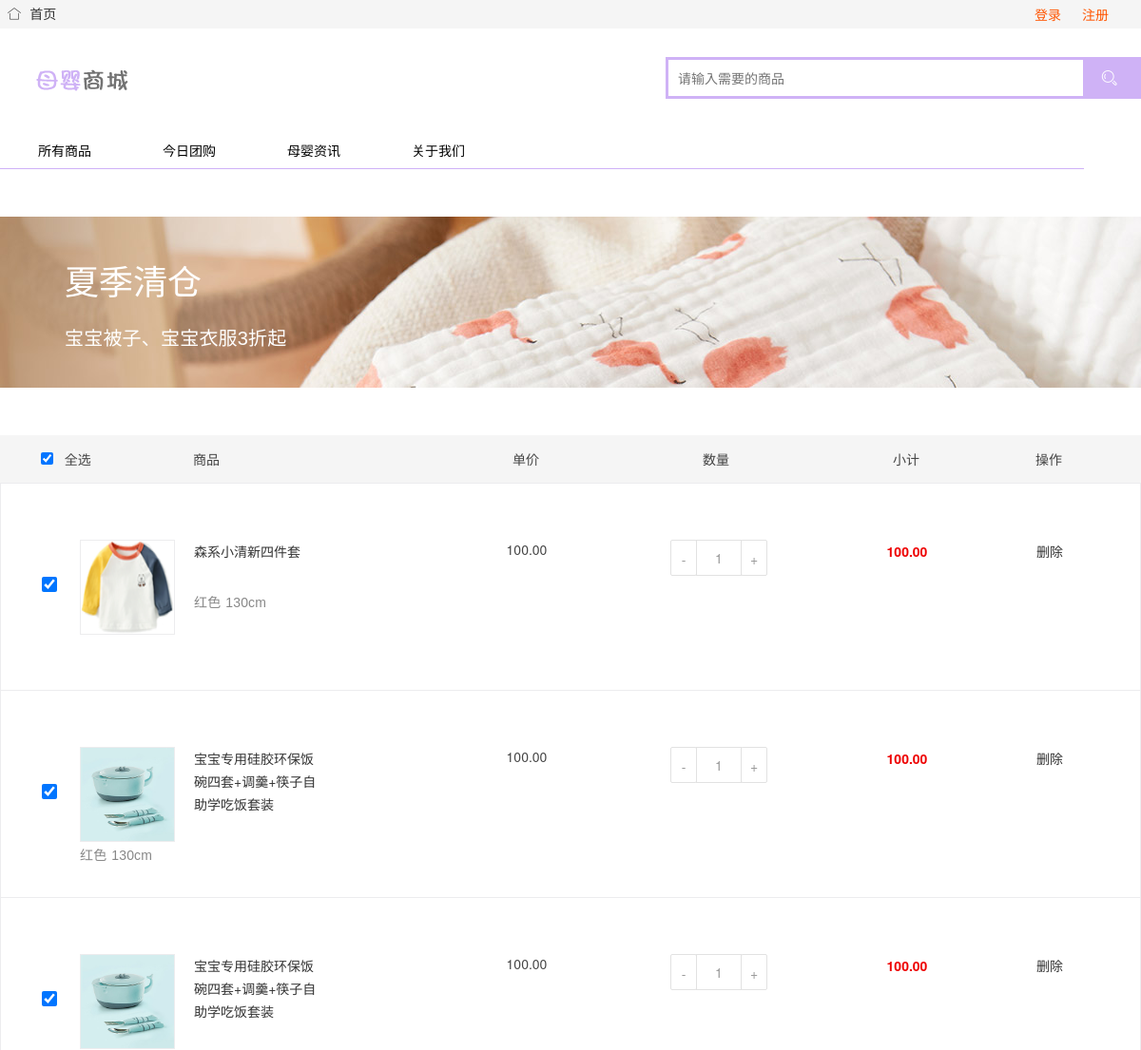
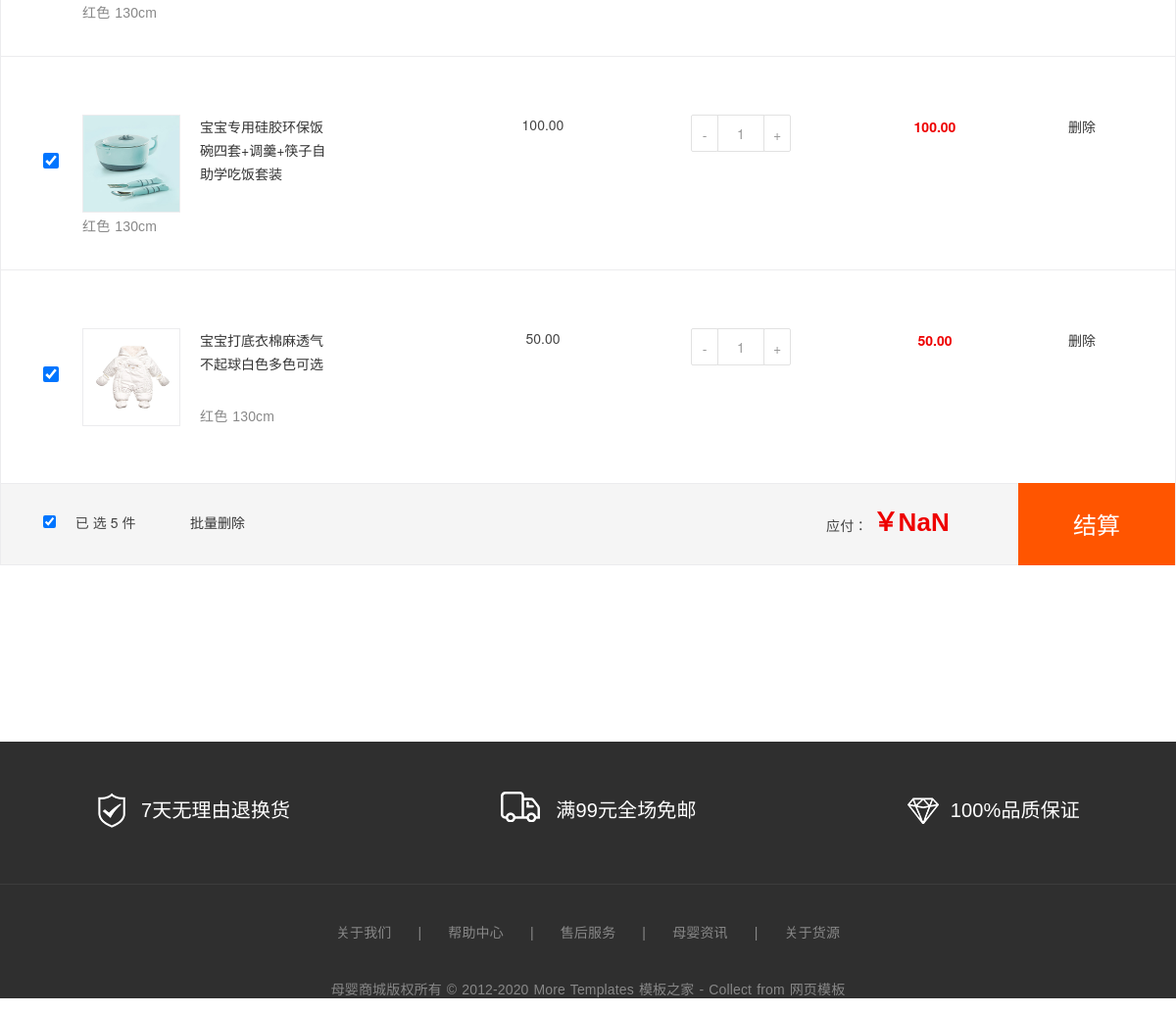
Screenshot of /shopcart/3/ with the database file from the repository (2 pictures, top to bottom).
### babymall/models.py (models this page shows, shortened)
class Shop(models.Model):
    img = models.ImageField(upload_to='img', verbose_name='商品图')
    title = models.CharField(max_length=50, verbose_name='标题')
    color = models.CharField(max_length=20, verbose_name='颜色')
    num = models.IntegerField(default=1, verbose_name='购买数量')
    price = models.SmallIntegerField(verbose_name='单价')
    subtotal = models.SmallIntegerField(verbose_name='小计')
    user_id = models.ForeignKey(MyUser, on_delete=models.CASCADE)
    class Meta():
        verbose_name = '购物车'
        verbose_name_plural = verbose_name

### babymall/views.py (the view)
# urls.py: url(r'^shopcart/(\d+)/$', views.shopcart, name='shopcart'),
def shopcart(request, sid):
    print('**********', sid)
    user = MyUser.objects.get(pk=sid)
    return render(request, 'shopcart.html', locals())

### templates/shopcart.html (shortened to what this page needs)
{% extends 'base.html' %}
{% block body %}
<div class="banner-bg w1200">
      <h3>夏季清仓</h3>
      <p>宝宝被子、宝宝衣服3折起</p>
    </div>
<div class="cart w1200">
      <div class="cart-table-th">
        <div class="th th-chk">
          <div class="select-all">
            <div class="cart-checkbox">
              <input class="check-all check" id="allCheckked" type="checkbox" value="true">
            </div>
          <label>&nbsp;&nbsp;全选</label>
          </div>
        </div>
        <div class="th th-item">
          <div class="th-inner">
            商品
          </div>
        </div>
        <div class="th th-price">
          <div class="th-inner">
            单价
          </div>
        </div>
        <div class="th th-amount">
          <div class="th-inner">
            数量
          </div>
        </div>
        <div class="th th-sum">
          <div class="th-inner">
            小计
          </div>
        </div>
        <div class="th th-op">
          <div class="th-inner">
            操作
          </div>
        </div>
      </div>
      <div class="OrderList">
        <div class="order-content" id="list-cont">
            {% for s in user.shop_set.all %}
                <ul class="item-content layui-clear">
                    <li class="th th-chk">
                      <div class="select-all">
                        <div class="cart-checkbox">
                          <input class="CheckBoxShop check" id="" type="checkbox" num="all" name="select-all" value="true">
                        </div>
                      </div>
                    </li>
                    <li class="th th-item">
                      <div class="item-cont">
                        <a href="javascript:"><img src="/static/{{ s.img }}" style="height: 98px; width: 98px" alt=""></a>
                        <div class="text">
                          <div class="title">{{ s.title }}</div>
                          <p><span>{{ s.color }}</span>  <span>130</span>cm</p>
                        </div>
                      </div>
                    </li>
                    <li class="th th-price">
                      <span class="th-su">{{ s.price }}.00</span>
                    </li>
                    <li class="th th-amount">
                      <div class="box-btn layui-clear">
                        <div class="less layui-btn">-</div>
                        <input class="Quantity-input" type="text" name="" value="{{ s.num }}" disabled="disabled">
                        <div class="add layui-btn">+</div>
                      </div>
                    </li>
                    <li class="th th-sum">
                      <span class="sum">{{ s.subtotal }}.00</span>
                    </li>
                    <li class="th th-op">
                        <a href="{% url 'babymall:deleone' s.id %}"><span class="dele-btn">删除</span></a>
                    </li>
                  </ul>
            {% endfor %}
        </div>
      </div>
      <div class="FloatBarHolder layui-clear">
        <div class="th th-chk">
          <div class="select-all">
            <div class="cart-checkbox">
              <input class="check-all check" id="" name="select-all" type="checkbox"  value="true">
            </div>
            <label>&nbsp;&nbsp;已选<span class="Selected-pieces">0</span>件</label>
          </div>
        </div>
        <div class="th batch-deletion">
            <a href="{% url 'babymall:deleall' %}"><span class="batch-dele-btn">批量删除</span></a>
        </div>
        <div class="th Settlement">
          <button class="layui-btn">结算</button>
        </div>
        <div class="th total">
          <p>应付：<span class="pieces-total">0</span></p>
        </div>
      </div>
    </div>
{% endblock %}

### static/css/custom.css (style rules this page uses)
* { outline: none; }
h1, h2, h3, h4, h5, h6 { margin-top: 0; }
a { color: #333; }
body { color: #444; font-family: 'Lato', sans-serif; }
p { font-family: 'Ubuntu', sans-serif; font-weight: 400; word-spacing: 1px; letter-spacing: 0.01em; }
.title { margin-bottom: 30px; }
img { max-width: 100%; }

### static/css/main.css (style rules this page uses)
body { font-family: "Microsoft YaHei", "SimSun", '\5b8b\4f53', sans-serif; -moz-user-select:none; -webkit-user-select: none; -ms-user-select: none; }
.w1200 { width: 1200px; margin:0 auto; }
.shopcart-content .banner-bg { height: 180px; background: url(../img/buy_banner.jpg) no-repeat; margin:50px auto; padding-left: 68px; box-sizing: border-box; color: #fff }
.shopcart-content .banner-bg h3 { font-size: 36px; padding:40px 0 20px 0; }
.shopcart-content .banner-bg p { font-size: 20px; }
.shopcart-content .cart { padding-bottom: 180px; }
.shopcart-content .cart-table-th { height: 50px; line-height: 50px; background: #f5f5f5; }
.shopcart-content .th { float: left; text-align: center; }
.shopcart-content .th-chk { width: 70px; position: relative; margin-left: 43px; text-align: left; }
.shopcart-content .th-chk .select-all { cursor: pointer; }
.shopcart-content .th-chk .select-all label { cursor: pointer; }
.shopcart-content .cart-checkbox { display: inline-block; }
.shopcart-content .CheckBoxShop { width: 16px; height: 16px; border:1px solid #cccccc; position: relative; top: 4px; }
.shopcart-content .th-item { width: 340px; text-align: left; padding-left: 90px; box-sizing: border-box; }
.shopcart-content .th-price { width: 200px; }
.shopcart-content .th-amount { width: 200px; }
.shopcart-content .th-sum { width: 200px; }
.shopcart-content .th-op { width: 100px; }
.shopcart-content .item-content { border:1px solid #ececee; border-bottom: 0; height: 218px; padding:59px 0; box-sizing: border-box; position: relative; }
.shopcart-content .order-content .th-chk { margin-top: 35px; position: relative; z-index: 2; }
.shopcart-content .order-content .th-item { position: relative; left: -120px; z-index: 1; }
.shopcart-content .order-content .th-amount div.layui-btn,.shopcart-content .order-content .th-amount input { float: left; border:1px solid #e2e2e2; text-align: center; background: #ffffff; margin-left: -1px; color: #999999; }
.shopcart-content .order-content .th-amount div.layui-btn { width: 28px; height: 38px; padding:0; }
.shopcart-content .order-content .th-amount input { width: 46px; height: 36px; }
.shopcart-content .order-content .th-amount .box-btn { padding-left: 52px; }
.shopcart-content .order-content .th-sum span { line-height: 24px; color: #ee0000; font-weight: bold; }
.shopcart-content .order-content .th-op span { display: block; cursor: pointer; line-height: 24px; }
.shopcart-content .order-content .th-item .item-cont img { float: left; width: 98px; height: 98px; border:1px solid #ececee; margin-right: 20px; }
.shopcart-content .order-content .th-item .item-cont .text { text-align: left; line-height: 24px; }
.shopcart-content .order-content .th-item .item-cont .text .title { color: #333333; }
.shopcart-content .order-content .th-item .item-cont .text p { color: #888; }
.shopcart-content .FloatBarHolder { line-height: 78px; border:1px solid #ececee; background: #f5f5f5; position: relative; }
.shopcart-content .FloatBarHolder .th-chk { width: 150px; }
.shopcart-content .FloatBarHolder .batch-deletion span { cursor: pointer; }
.shopcart-content .FloatBarHolder .Settlement,.shopcart-content .FloatBarHolder .total { float: right; }
.shopcart-content .FloatBarHolder .Settlement button.layui-btn { width: 160px; height: 84px; line-height: 84px; font-size: 24px; color: #fff; text-align: center; background: #ff5500; border-radius: 0; position: absolute; right: 0px; top: -1px; }
.shopcart-content .FloatBarHolder .total { margin-right: 230px; }
.shopcart-content .FloatBarHolder .total span { color: #ee0000; font-size: 26px; font-weight: bold; padding-left: 5px; }
.shopcart-content .FloatBarHolder .th-chk .select-all label { letter-spacing: 4px; }

### rows the page displays
Shop: img (picture), title "森系小清新四件套", color "红色", price "100", num "1", subtotal "100"
Shop: img (picture), title "宝宝专用硅胶环保饭碗四套+调羹+筷子自助学吃饭套装", color "红色", price "100", num "1", subtotal "100"
Shop: img (picture), title "宝宝专用硅胶环保饭碗四套+调羹+筷子自助学吃饭套装", color "红色", price "100", num "1", subtotal "100"
Shop: img (picture), title "宝宝专用硅胶环保饭碗四套+调羹+筷子自助学吃饭套装", color "红色", price "100", num "1", subtotal "100"
Shop: img (picture), title "宝宝打底衣棉麻透气不起球白色多色可选", color "红色", price "50", num "1", subtotal "50"
